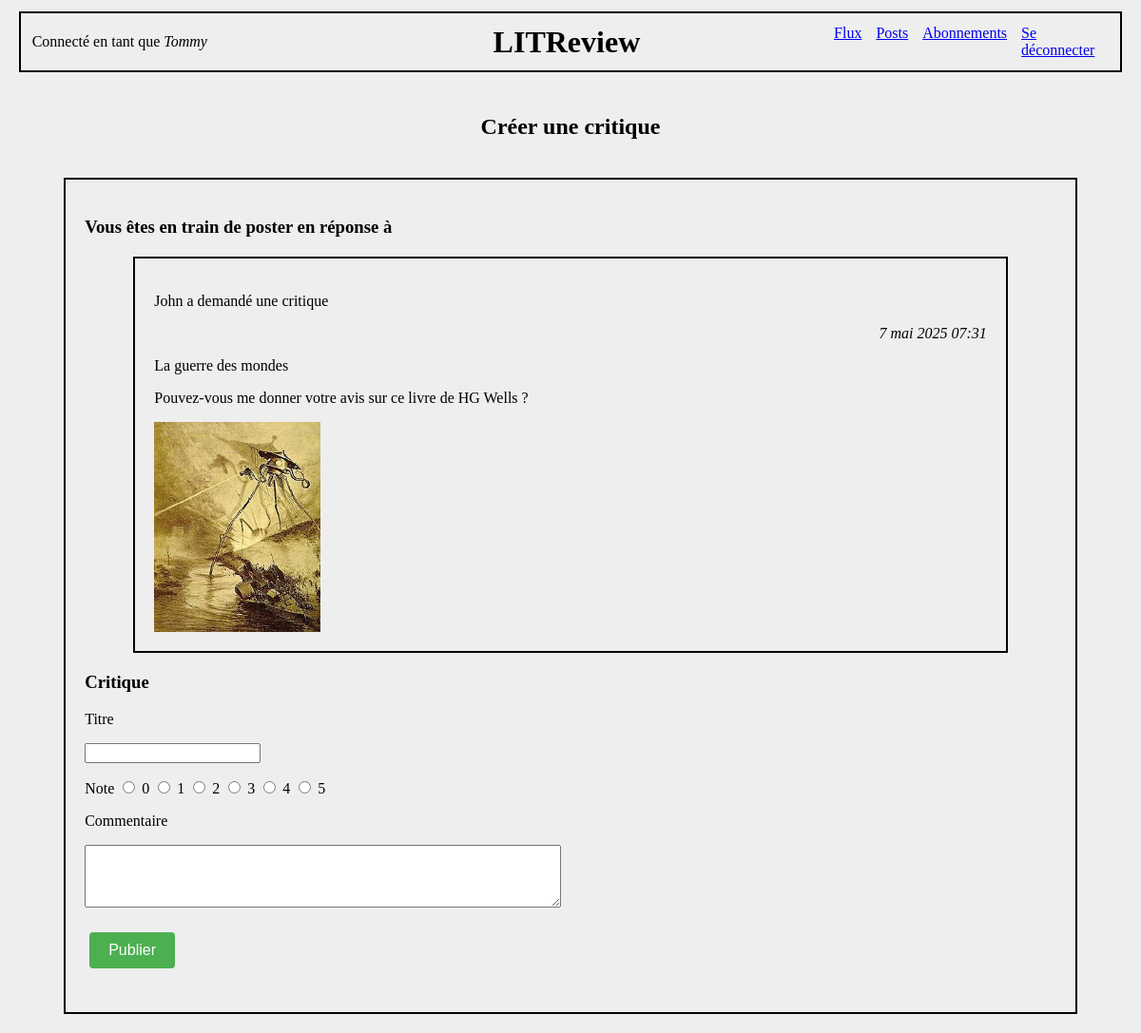
The app's page /response/5/ (signed in) with its own data.
### authentication/models.py (models this page shows)
class User(AbstractUser):
    profile_photo = models.ImageField(verbose_name='Photo de profil', null=True)

### appli/models.py (models this page shows)
class Ticket(models.Model):
    title = models.CharField(max_length=128)
    description = models.TextField(max_length=2048)
    user = models.ForeignKey(
        to=settings.AUTH_USER_MODEL, on_delete=models.CASCADE)
    image = models.ImageField(null=True, blank=True)
    time_created = models.DateTimeField(auto_now_add=True)

### appli/views.py (the view, shortened to what this page needs)
# urls.py: path('response/<int:ticket_id>/', appli.views.create_response, name='response'),
@login_required
@ticket_has_review
def create_response(request, ticket_id):
    ticket = get_object_or_404(models.Ticket, id=ticket_id)
    review_form = forms.ReviewForm()
    context = {
        'ticket': ticket,
        'review_form': review_form,
        'message': "Créer une critique",
    }
    return render(request, 'appli/create_response.html', context=context)

### appli/forms.py
class ReviewForm(forms.ModelForm):
    RATING_CHOICES = [
        (0, '0'),
        (1, '1'),
        (2, '2'),
        (3, '3'),
        (4, '4'),
        (5, '5')
    ]
    rating = forms.ChoiceField(
        choices=RATING_CHOICES,
        widget=forms.RadioSelect(),
        label='Rating'
    )
    class Meta:
        model = models.Review
        fields = ['headline', 'rating', 'body']
        widgets = {
            'rating': 'Note',
            'body': forms.Textarea(attrs={'rows': 4, 'cols': 60}),
        }

### appli/views.py (called while the page is built)
def ticket_has_review(view_func):
    @wraps(view_func)
    def wrapper(request, ticket_id, *args, **kwargs):
        reviewed = models.Review.objects.filter(ticket_id=ticket_id).values_list('ticket', flat=True)
        if reviewed:
            return redirect('flux')
        else:
            return view_func(request, ticket_id, *args, **kwargs)
    return wrapper

### appli/templates/appli/create_response.html (shortened to what this page needs)
{% extends 'base_connected.html' %}
{% block content %}
    <div class="center">
        <h2>{{ message }}</h2>
    </div>
    <div class="div_border_internal">
        <p><h3>Vous êtes en train de poster en réponse à</h3></p>
        <form method="post" enctype="multipart/form-data">
            <div class="div_border_internal">
                <p>{{ ticket.user.username }} a demandé une critique</p>
                <p class="align-date-right"><i>{{ ticket.time_created }}</i></p>
                <p>{{ ticket.title }}</p>
                <p>{{ ticket.description }}</p>
                {% if ticket.image %}
                    <img src="/media/{{ticket.image}}" alt="image">
                {% endif %}
            </div>
            <div>
                <p><h3>Critique</h3></p>
                <div>
                    <label>Titre</label>
                    <p>{{ review_form.headline }}</p>
                </div>
                <div id="id_rating" class="inline">
                    <span>Note</span>
                        <label for="id_rating_0"><input type="radio" name="rating" value="0" required="" id="id_rating_0">
                    0</label>
                        <label for="id_rating_1"><input type="radio" name="rating" value="1" required="" id="id_rating_1">
                    1</label>
                        <label for="id_rating_2"><input type="radio" name="rating" value="2" required="" id="id_rating_2">
                    2</label>
                        <label for="id_rating_3"><input type="radio" name="rating" value="3" required="" id="id_rating_3">
                    3</label>
                        <label for="id_rating_4"><input type="radio" name="rating" value="4" required="" id="id_rating_4">
                    4</label>
                        <label for="id_rating_5"><input type="radio" name="rating" value="5" required="" id="id_rating_5">
                    5</label>
                </div>
                <div>
                    <p>Commentaire</p>
                    <p>{{ review_form.body }}</p>
                </div>
            </div>
            <button type="submit" class="button">Publier</button>
        </form>
    </div>
{% endblock content %}

### templates/base_connected.html (shortened to what this page needs)
{% load static %}
<html>
    <head>
        <link rel="stylesheet" href="{% static 'styles.css' %}">
    </head>
    <body class="background-color">
        <div class="base-border">
            <div class="header-container">
                <div class="left-space">
                    Connecté en tant que <i>{{ user.username }}</i>
                </div>
                <h1 class="title">LITReview</h1>
                <div class="nav-links">
                    <a href="{% url 'flux' %}">Flux</a>
                    <a href="{% url 'post_list' %}">Posts</a>
                    <a href="{% url 'subscriptions' %}">Abonnements</a>
                    <a href="{% url 'logout' %}">Se déconnecter</a></p>
                </div>
            </div>
        </div>
        {% block content %}{% endblock content %}
    </body>
</html>

### static/styles.css (style rules this page uses)
.base-border { border-width:2px; border-style:solid; border-color:black; margin-left: 1%; margin-right: 1%; margin-top: 1%; margin-bottom: 2%; padding: 1%; }
.div_border_internal { margin-left: 5%; margin-right: 5%; margin-top: 20px; margin-bottom: 20px; padding: 20px; border-width:2px; border-style:solid; border-color:black; }
.button { display: inline-block; padding: 10px 20px; margin: 10px 5px; background-color: #4CAF50; color: white; text-decoration: none; border-radius: 4px; border: none; cursor: pointer; font-family: Arial, sans-serif; font-size: 16px; transition: background-color 0.3s; }
img { max-width: 20%; max-height: 20%; width: auto; height: auto; }
.header-container { display: flex; align-items: center; position: relative; }
.left-space { width: 0; flex: 1; }
.title { text-align: center; margin: 0; flex: 2; }
.nav-links { display: flex; gap: 15px; flex: 1; justify-content: flex-end; }
.inline { display: inline-block; }
.center { display: flex; justify-content: center; }
.align-date-right { display: flex; justify-content: flex-end; }
.background-color { background-color: #eee; }

### records on screen
User: username "Tommy"
Ticket: user.username "John", time_created "7 mai 2025 07:31", title "La guerre des mondes", description "Pouvez-vous me donner votre avis sur ce livre de HG Wells ?", image (picture)

### other values on screen
{{ message }} "Créer une critique"
